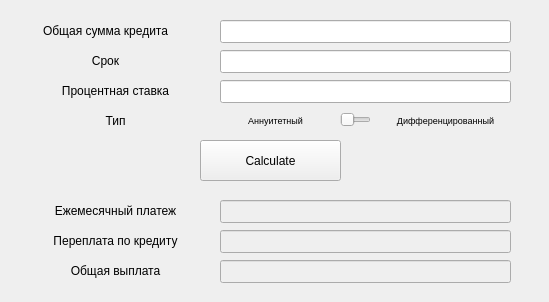
<?xml version="1.0" encoding="UTF-8"?>
<ui version="4.0">
 <class>creditUi</class>
 <widget class="QWidget" name="creditUi">
  <property name="geometry">
   <rect>
    <x>0</x>
    <y>0</y>
    <width>549</width>
    <height>302</height>
   </rect>
  </property>
  <property name="windowTitle">
   <string>Form</string>
  </property>
  <widget class="QLabel" name="label">
   <property name="geometry">
    <rect>
     <x>20</x>
     <y>20</y>
     <width>171</width>
     <height>21</height>
    </rect>
   </property>
   <property name="layoutDirection">
    <enum>Qt::LeftToRight</enum>
   </property>
   <property name="text">
    <string>Общая сумма кредита</string>
   </property>
   <property name="textFormat">
    <enum>Qt::AutoText</enum>
   </property>
   <property name="alignment">
    <set>Qt::AlignCenter</set>
   </property>
  </widget>
  <widget class="QLabel" name="label_2">
   <property name="geometry">
    <rect>
     <x>20</x>
     <y>50</y>
     <width>171</width>
     <height>21</height>
    </rect>
   </property>
   <property name="layoutDirection">
    <enum>Qt::LeftToRight</enum>
   </property>
   <property name="text">
    <string>Срок</string>
   </property>
   <property name="textFormat">
    <enum>Qt::AutoText</enum>
   </property>
   <property name="alignment">
    <set>Qt::AlignCenter</set>
   </property>
  </widget>
  <widget class="QLabel" name="label_3">
   <property name="geometry">
    <rect>
     <x>30</x>
     <y>80</y>
     <width>171</width>
     <height>21</height>
    </rect>
   </property>
   <property name="layoutDirection">
    <enum>Qt::LeftToRight</enum>
   </property>
   <property name="text">
    <string>Процентная ставка</string>
   </property>
   <property name="textFormat">
    <enum>Qt::AutoText</enum>
   </property>
   <property name="alignment">
    <set>Qt::AlignCenter</set>
   </property>
  </widget>
  <widget class="QLabel" name="label_4">
   <property name="geometry">
    <rect>
     <x>30</x>
     <y>110</y>
     <width>171</width>
     <height>21</height>
    </rect>
   </property>
   <property name="layoutDirection">
    <enum>Qt::LeftToRight</enum>
   </property>
   <property name="text">
    <string>Тип</string>
   </property>
   <property name="textFormat">
    <enum>Qt::AutoText</enum>
   </property>
   <property name="alignment">
    <set>Qt::AlignCenter</set>
   </property>
  </widget>
  <widget class="QPushButton" name="pushButton">
   <property name="geometry">
    <rect>
     <x>200</x>
     <y>140</y>
     <width>141</width>
     <height>41</height>
    </rect>
   </property>
   <property name="text">
    <string>Calculate</string>
   </property>
  </widget>
  <widget class="QLabel" name="label_5">
   <property name="geometry">
    <rect>
     <x>30</x>
     <y>200</y>
     <width>171</width>
     <height>21</height>
    </rect>
   </property>
   <property name="layoutDirection">
    <enum>Qt::LeftToRight</enum>
   </property>
   <property name="text">
    <string>Ежемесячный платеж</string>
   </property>
   <property name="textFormat">
    <enum>Qt::AutoText</enum>
   </property>
   <property name="alignment">
    <set>Qt::AlignCenter</set>
   </property>
  </widget>
  <widget class="QLabel" name="label_6">
   <property name="geometry">
    <rect>
     <x>30</x>
     <y>230</y>
     <width>171</width>
     <height>21</height>
    </rect>
   </property>
   <property name="layoutDirection">
    <enum>Qt::LeftToRight</enum>
   </property>
   <property name="text">
    <string>Переплата по кредиту</string>
   </property>
   <property name="textFormat">
    <enum>Qt::AutoText</enum>
   </property>
   <property name="alignment">
    <set>Qt::AlignCenter</set>
   </property>
  </widget>
  <widget class="QLabel" name="label_7">
   <property name="geometry">
    <rect>
     <x>30</x>
     <y>260</y>
     <width>171</width>
     <height>21</height>
    </rect>
   </property>
   <property name="layoutDirection">
    <enum>Qt::LeftToRight</enum>
   </property>
   <property name="text">
    <string>Общая выплата</string>
   </property>
   <property name="textFormat">
    <enum>Qt::AutoText</enum>
   </property>
   <property name="alignment">
    <set>Qt::AlignCenter</set>
   </property>
  </widget>
  <widget class="QLineEdit" name="totalOverPrice">
   <property name="enabled">
    <bool>false</bool>
   </property>
   <property name="geometry">
    <rect>
     <x>220</x>
     <y>260</y>
     <width>291</width>
     <height>23</height>
    </rect>
   </property>
  </widget>
  <widget class="QLineEdit" name="overPrice">
   <property name="enabled">
    <bool>false</bool>
   </property>
   <property name="geometry">
    <rect>
     <x>220</x>
     <y>230</y>
     <width>291</width>
     <height>23</height>
    </rect>
   </property>
  </widget>
  <widget class="QLineEdit" name="monthPrice">
   <property name="enabled">
    <bool>false</bool>
   </property>
   <property name="geometry">
    <rect>
     <x>220</x>
     <y>200</y>
     <width>291</width>
     <height>23</height>
    </rect>
   </property>
  </widget>
  <widget class="QLineEdit" name="procPrice">
   <property name="geometry">
    <rect>
     <x>220</x>
     <y>80</y>
     <width>291</width>
     <height>23</height>
    </rect>
   </property>
  </widget>
  <widget class="QLineEdit" name="rangePrice">
   <property name="geometry">
    <rect>
     <x>220</x>
     <y>50</y>
     <width>291</width>
     <height>23</height>
    </rect>
   </property>
  </widget>
  <widget class="QLineEdit" name="totalPrice">
   <property name="geometry">
    <rect>
     <x>220</x>
     <y>20</y>
     <width>291</width>
     <height>23</height>
    </rect>
   </property>
  </widget>
  <widget class="QSlider" name="typeSlider">
   <property name="geometry">
    <rect>
     <x>340</x>
     <y>110</y>
     <width>31</width>
     <height>20</height>
    </rect>
   </property>
   <property name="maximum">
    <number>1</number>
   </property>
   <property name="orientation">
    <enum>Qt::Horizontal</enum>
   </property>
  </widget>
  <widget class="QLabel" name="label_8">
   <property name="geometry">
    <rect>
     <x>220</x>
     <y>110</y>
     <width>111</width>
     <height>21</height>
    </rect>
   </property>
   <property name="font">
    <font>
     <pointsize>7</pointsize>
    </font>
   </property>
   <property name="layoutDirection">
    <enum>Qt::LeftToRight</enum>
   </property>
   <property name="text">
    <string>Аннуитетный</string>
   </property>
   <property name="textFormat">
    <enum>Qt::AutoText</enum>
   </property>
   <property name="alignment">
    <set>Qt::AlignCenter</set>
   </property>
  </widget>
  <widget class="QLabel" name="label_9">
   <property name="geometry">
    <rect>
     <x>390</x>
     <y>110</y>
     <width>111</width>
     <height>21</height>
    </rect>
   </property>
   <property name="font">
    <font>
     <pointsize>7</pointsize>
    </font>
   </property>
   <property name="layoutDirection">
    <enum>Qt::LeftToRight</enum>
   </property>
   <property name="text">
    <string>Дифференцированный</string>
   </property>
   <property name="textFormat">
    <enum>Qt::AutoText</enum>
   </property>
   <property name="alignment">
    <set>Qt::AlignCenter</set>
   </property>
  </widget>
 </widget>
 <resources/>
 <connections/>
</ui>
